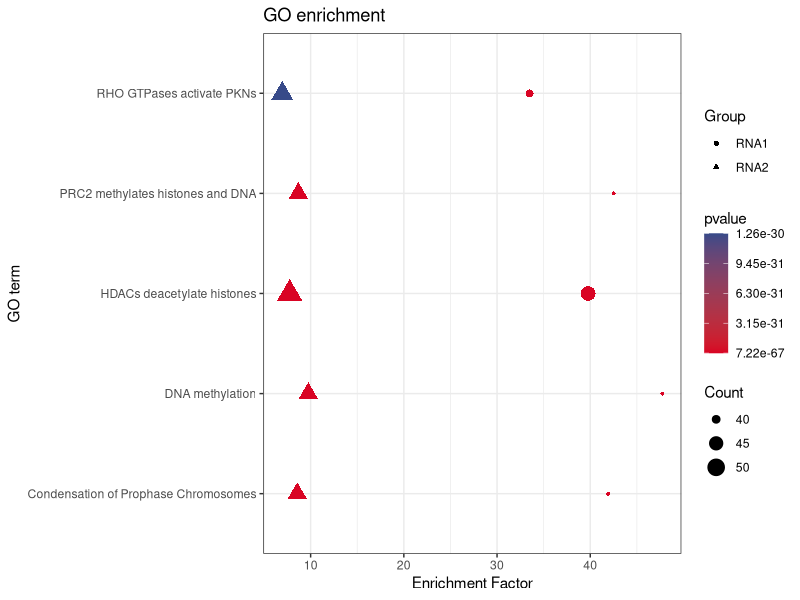
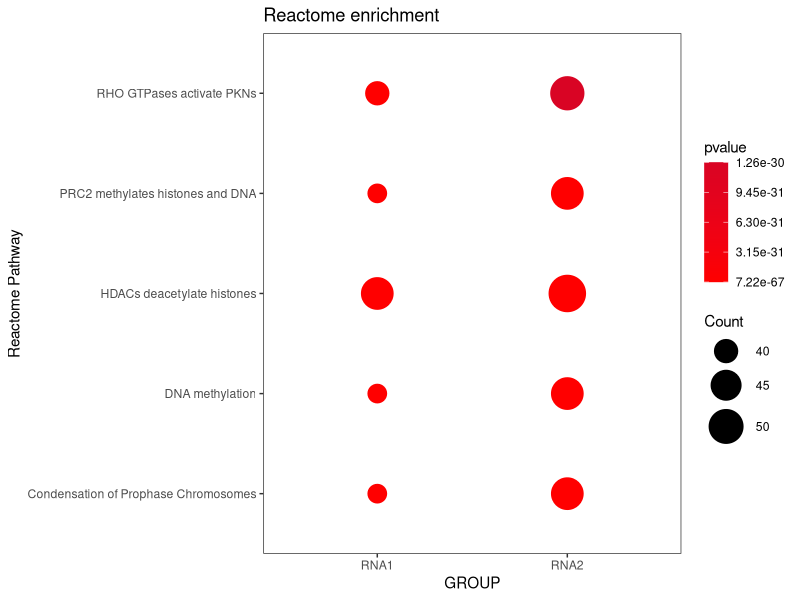
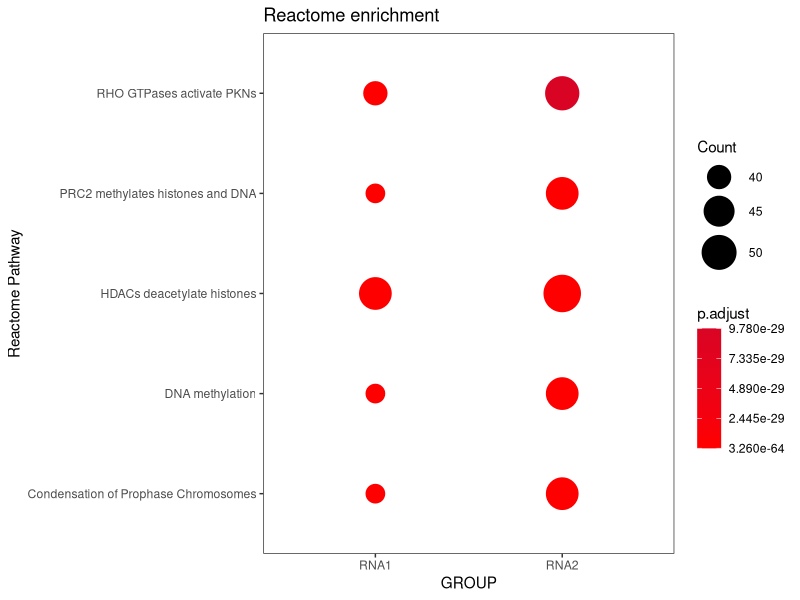

Write the R code that produced these figures, in order.
library(tidyverse)
library(ggplot2)

GO = read.table("merged_reactome_UP_selected.txt",header=TRUE,sep="\t",quote = "")  #读取第1部分enrichGO分析输出的文件eG。
head(GO)
View(GO)


#计算Enrichment Factor
GO <- separate(data=GO, col=GeneRatio,into = c("GR1", "GR2"), sep = "/") 
GO <- separate(data=GO, col=BgRatio, into = c("BR1", "BR2"), sep = "/") 
GO <- mutate(GO, enrichment_factor = (as.numeric(GR1)/as.numeric(GR2))/(as.numeric(BR1)/as.numeric(BR2))) 


# Draw fig.
p <- ggplot(GO,aes(enrichment_factor,Description)) +  
  geom_point(aes(size=Count,color=pvalue,shape=Group)) +  
  #scale_color_gradient(low="red",high = "green") +  
  scale_color_gradient(low = '#d90424', high = '#374a89')+
  labs(color="pvalue",size="Count", shape="Group",x="Enrichment Factor",y="GO term",title="GO enrichment") +  
  theme_bw()
p


# pvalue
p <- ggplot(GO,aes(Group,Description)) +  
  geom_point(aes(size=Count,color=pvalue)) +  
  
  # 比例大小--缩放
  scale_size("Count",range=c(6,12))+
  #scale_color_gradient(low="red",high = "green") +  
  # scale_color_gradient(low = '#d90424', high = '#374a89')+
  scale_color_gradient(low = 'red',high="#d90424")+
  labs(color="pvalue",size="Count", shape="Group",x="GROUP",y="Reactome Pathway",title="Reactome enrichment") +  
  theme_bw()+
  theme(panel.grid=element_blank())
p


# p.adjust
p <- ggplot(GO,aes(Group,Description)) +  
  geom_point(aes(size=Count,color=p.adjust)) +  
  
  # 比例大小--缩放
  scale_size("Count",range=c(6,12))+
  #scale_color_gradient(low="red",high = "green") +  
  #scale_color_gradient(low = '#d90424', high = '#374a89')+
  scale_color_gradient(low = 'red',high="#d90424")+
  labs(color="p.adjust",size="Count", shape="Group",x="GROUP",y="Reactome Pathway",title="Reactome enrichment") +  
  theme_bw()+
  theme(panel.grid=element_blank())
p









#===============================================================================
